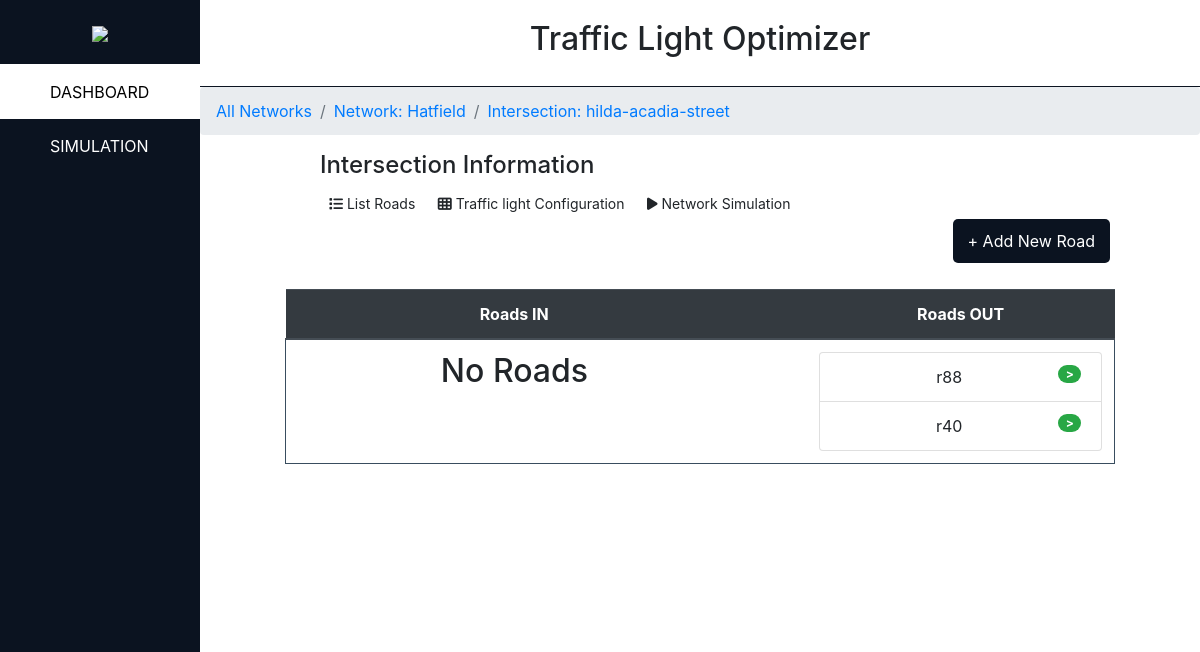
Before: /network/1/5/ with the older database file.
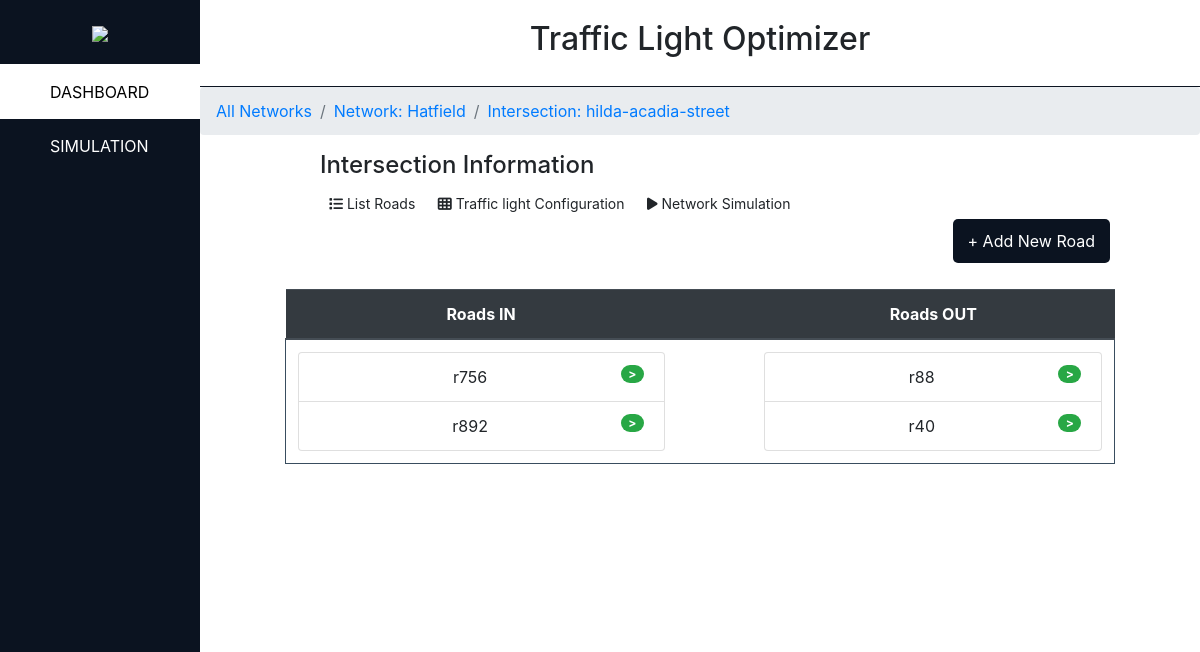
After: the same page with the newer database file.
### main_app/models.py (models this page shows, shortened)
class Network(models.Model):
    network_name = models.CharField( max_length=50, unique=True )

class Intersection(models.Model):
    network_id = models.ForeignKey(
        Network,
        blank=False,
        null=True,
        on_delete=models.SET_NULL
    )
    intersection_name = models.CharField( max_length=50, unique=True )
    right_of_way = models.TextField( blank=True )
    configuration = models.TextField( blank=True )

class Road(models.Model):
    network_id = models.ForeignKey(
        Network,
        blank=False,
        null=True,
        on_delete=models.SET_NULL
    )
    intersection_in = models.ForeignKey(
        Intersection,
        blank=True,
        null=True,
        on_delete=models.SET_NULL,
        related_name='%(class)s_in'
    )
    intersection_out =  models.ForeignKey(
        Intersection,
        blank=True,
        null=True,
        on_delete=models.SET_NULL,
        related_name='%(class)s_out'
    )
    road_name = models.CharField( max_length=50, unique=True)
    road_distance = models.IntegerField(default=0)
    average_speed = models.IntegerField(default=0)
    trafficlight_id =  models.ForeignKey(
        TrafficLight,
        blank=False,
        null=True,
        on_delete=models.SET_NULL,
    )

### main_app/views/oldview.py (the view)
# urls.py: path('network/<int:network_id>/<int:intersection_id>/', views.intersection_controller, name='intersection'),
def intersection_controller(request, network_id, intersection_id):
    newtork_info = get_object_or_404( Network, pk=network_id )
    intersection_info = get_object_or_404( Intersection, pk=intersection_id)
    if Intersection.objects.filter( network_id=network_id ).exists():
        intersection_entries_for_network = Intersection.objects.filter( network_id=network_id )
    else:
        intersection_entries_for_network = []
    if request.method == 'POST':
        form_road = RoadForm(request.POST)
        if form_road.is_valid():
            new_road = form_road.save()
            return HttpResponseRedirect(reverse('intersection', args=(network_id, intersection_id )))
        form_road.fields['intersection_in'] = customModelChoiceField(
            intersection_entries_for_network ,
            empty_label="" ,
            required=False,
            widget=forms.Select(attrs={'class':'form-control'})
        )
        form_road.fields['intersection_out'] = customModelChoiceField(
            intersection_entries_for_network ,
            empty_label="" ,
            required=False,
            widget=forms.Select(attrs={'class':'form-control'})
        )
    else:
        form_road = RoadForm()
        form_road.fields['intersection_in'] = customModelChoiceField(
            intersection_entries_for_network ,
            empty_label="" ,
            required=False,
            widget=forms.Select(attrs={'class':'form-control'})
        )
        form_road.fields['intersection_out'] = customModelChoiceField(
            intersection_entries_for_network ,
            empty_label="" ,
            required=False,
            widget=forms.Select(attrs={'class':'form-control'})
        )
    if Road.objects.filter(intersection_in=intersection_id).exists():
        road_entries_for_intersection_in = Road.objects.filter(intersection_in=intersection_id)
    else:
        road_entries_for_intersection_in = []
    if Road.objects.filter(intersection_out=intersection_id).exists():
        road_entries_for_intersection_out = Road.objects.filter(intersection_out=intersection_id)
    else:
        road_entries_for_intersection_out = []
    if TrafficLight.objects.filter( intersection_id=intersection_id ).exists():
        trafficlight_entries_for_intersection = TrafficLight.objects.filter( intersection_id=intersection_id )
    else:
        trafficlight_entries_for_intersection = []
    ui_data = {
        'network_info': newtork_info ,
        'intersection_info': intersection_info ,
        'road_list_in': road_entries_for_intersection_in ,
        'road_list_out': road_entries_for_intersection_out ,
        'trafficlight_list': trafficlight_entries_for_intersection ,
        'road_form': form_road ,
        'len_road_list_in': len(road_entries_for_intersection_in) ,
        'len_road_list_out': len(road_entries_for_intersection_out) ,
        'max_roads': range( max( len(road_entries_for_intersection_in), len(road_entries_for_intersection_out)))
    }
    return render(request, 'main_app/intersection.html', ui_data)

### main_app/forms.py (called while the page is built)
    def label_from_instance(self, obj):
        return obj.intersection_name

### main_app/templates/main_app/intersection.html (shortened to what this page needs)
{% load static %}
<!DOCTYPE html>
<html>
    <head>
        <link rel="stylesheet" href="https://use.fontawesome.com/releases/v5.1.0/css/all.css">
        <link rel="stylesheet" type="text/css" href = "{% static 'css/style.css'%}"/>
        <link rel="stylesheet" href="https://maxcdn.bootstrapcdn.com/bootstrap/4.5.0/css/bootstrap.min.css">
    </head>
    <body onload="gridView()">
        <div class="fluid-container">
            <div class="row">
                <div id="navigate" class="col-2">
                    <div class="title">
                        <img src="{% static 'images/logo_welcome.png' %}">
					</div>
					<div>
						<a href="{% url 'all_networks' %}" class="active"><div>DASHBOARD</div></a>
						<a href="{% url 'simulation' %}" ><div>SIMULATION</div></a>
					</div>
				</div>
				<div class="content col-12 row">
					<div class="emp col-2"></div>
					<div class="cont col-10">
						<div class="cont-bar">
							<h2>Traffic Light Optimizer</h2>
						</div>
						<div class="cont-info">
                            <ul class="breadcrumb">
                                <li class="breadcrumb-item">
                                    <a href="{% url 'all_networks' %}"> All Networks </a>
                                </li>
                                <li class="breadcrumb-item">
                                    <a href="{% url 'road_network' network_info.id %}"> Network: {{ network_info.network_name }}  </a>
                                </li>
                                <li class="breadcrumb-item">
                                    <a href="{% url 'intersection' network_info.id intersection_info.id %}"> Intersection: {{intersection_info.intersection_name}} </a>
                                </li>
                            </ul>
							<div class="road-content intersec row">
                                <p>
                                    <div id="btnContainer">
                                        <h4> Intersection Information </h4>
                                        <button class="btn btn-default btn-sm" onclick="gridView()"><i class="fa fa-list"></i> List Roads</button>
                                        <button class="btn btn-default btn-sm" onclick="configView()"><i class="fa fa-th"></i> Traffic light Configuration</button>
                                        <button class="btn btn-default btn-sm active" onclick="renderView()"><i class="fa fa-play"></i> Network Simulation</button>
                                    </div>
                                </p>
                                <div class="row">
                                    <div class="add-button">
                                        <button class="add-network">+ Add New Road</button>
                                    </div>
                                    <div class="col-sm-12">
                                        <div id="gridView">
                                            <table class="table" style="text-align:center">
                                                <thead class="thead-dark">
                                                    <tr>
                                                        <th> Roads IN</th>
                                                        <th></th>
                                                        <th> Roads OUT</th>
                                                    </tr>
                                                </thead>
                                                <tbody>
                                                    <tr>
                                                        <td>
                                                            {% if road_list_in %}
                                                                <ul class="list-group" >
                                                                {% for road in road_list_in %}
                                                                    <li class="list-group-item justify-content-between" >
                                                                        {{ road.road_name }}
                                                                        <span class="badge badge-success badge-pill" style="float:right"> > </span>
                                                                    </li>
                                                                {% endfor %}
                                                                </ul>
                                                            {% else %}
                                                                <h2> No Roads </h2>
                                                            {% endif %}
                                                        </td>
                                                        <td></td>
                                                        <td>
                                                            {% if road_list_out %}
                                                                <ul class="list-group" >
                                                                {% for road in road_list_out %}
                                                                    <li class="list-group-item justify-content-between" >
                                                                        {{ road.road_name }}
                                                                        <span class="badge badge-success badge-pill" style="float:right"> > </span>
                                                                    </li>
                                                                {% endfor %}
                                                                </ul>
                                                            {% else %}
                                                                <h2> No Roads </h2>
                                                            {% endif %}
                                                        </td>
                                                    </tr>
                                                </tbody>
                                            </table>
                                        </div>
                                    </div>
                                </div>
                            </div>
						</div>
					</div>
				</div>
			</div>
		</div>
    </body>
</html>

### assets/css/style.css (style rules this page uses)
:root { --primary-color: #0B1320; --secondary-color: #394d5f; --tertiary-color: white; --white-color: #FCFCFC; --black-color: #1D1E2C; }
body { margin: 0px 0px; font-family: 'Roboto'; }
div.row { width: 100%; margin: 0; }
div#navigate { background-color: var(--primary-color); height: 100vh; position: fixed; color: white; padding: 0; left: 0; z-index: 1; }
#navigate > div:nth-child(1) { padding: 20px 0%; text-align: center; }
#navigate > div:nth-child(1) img { height: 100px; width: auto; }
#navigate > div:nth-child(2) { border-top: 1px solid white; height: 70%; position: relative; }
#navigate > div div { color: white; width: 100%; padding: 15px 0px 15px 25%; }
#navigate a { text-decoration: none; }
#navigate > div > a.active > div { color: black; background-color: var(--tertiary-color); }
div.cont { padding: 0; }
div.content { padding: 0; background-color: var(--tertiary-color); min-height: 100vh; }
div.cont-bar { border-bottom: 1px solid var(--primary-color); text-align: center; margin: 0; padding: 20px; }
tbody { border: 1px solid var(--secondary-color); }
thead { background-color: var(--secondary-color); color: white; }
div.road-content { padding: 0 7%; }
div.add-button { height: 20px; text-align: right; width: 100%; z-index: 2; }
div.add-button button.add-network { background-color: var(--primary-color); color: white; text-align: center; border-width: 0; padding: 10px 15px; margin: 20px; margin-top: 0; border-radius: 5px; right: 0; text-align: center; outline: none; }
div.road-content.intersec > p { padding-left: 50px; }
div.road-content.intersec > div > div:nth-child(2) { padding-top: 50px; }

Changed rows visible on the page:
added Road: road_name "r756", shown under "Intersection Information"
added Road: road_name "r892", shown under "Intersection Information"
Other visible differences:
text no longer shown: "No Roads"
